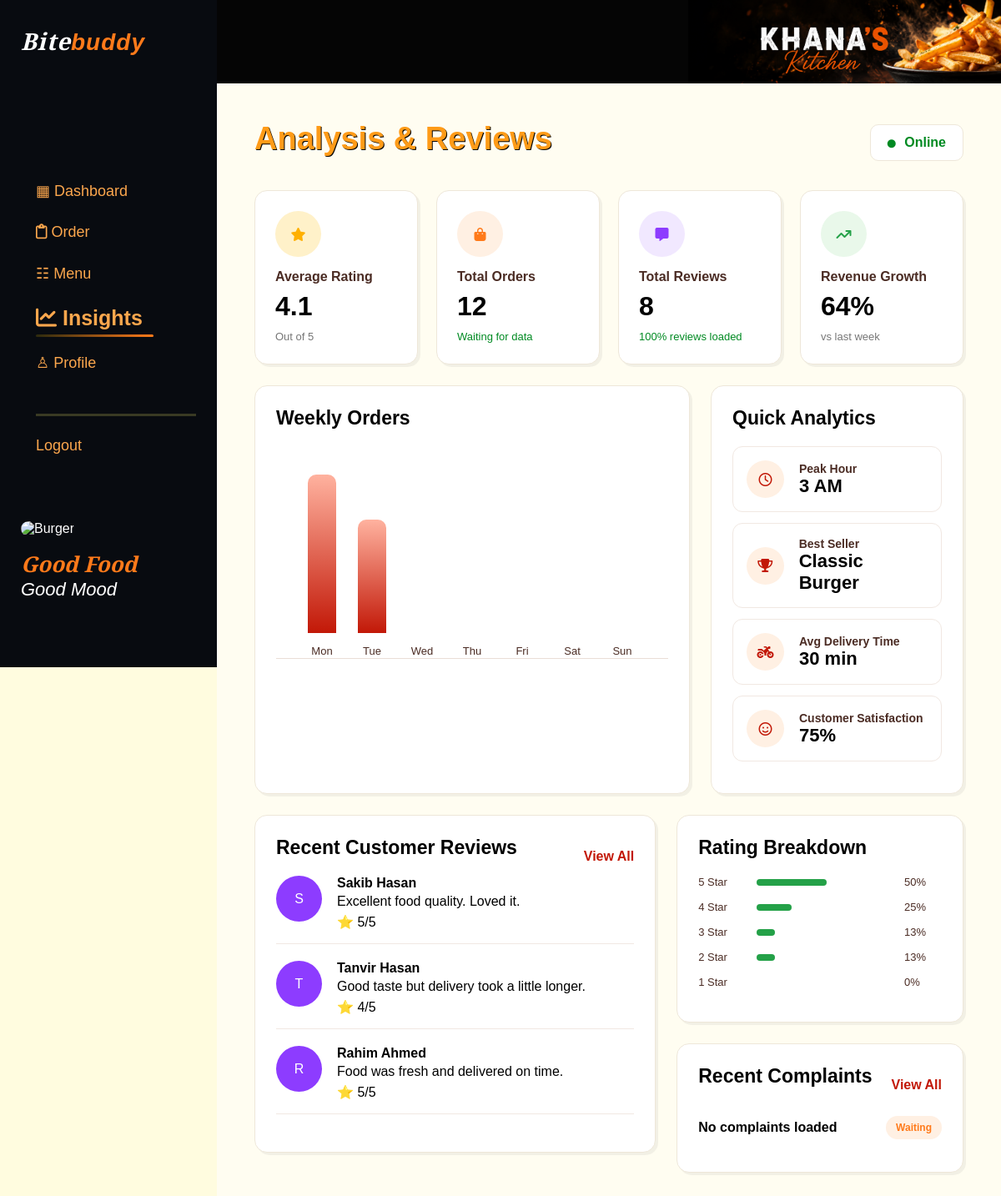
The app's page /restaurantManager/view/insights.php with its own data.
### tables this page shows
CREATE TABLE `reviews` (
  `id` int(10) UNSIGNED NOT NULL,
  `order_id` int(10) UNSIGNED NOT NULL,
  `customer_id` int(10) UNSIGNED NOT NULL,
  `restaurant_id` int(10) UNSIGNED NOT NULL,
  `rating` tinyint(3) UNSIGNED NOT NULL,
  `comment` text DEFAULT NULL,
  `manager_reply` text DEFAULT NULL,
  `created_at` timestamp NOT NULL DEFAULT current_timestamp()
);

CREATE TABLE `users` (
  `id` int(10) UNSIGNED NOT NULL,
  `name` varchar(120) NOT NULL,
  `email` varchar(191) NOT NULL,
  `password_hash` varchar(255) DEFAULT NULL,
  `phone` varchar(30) DEFAULT NULL,
  `role` enum('customer','manager','agent','admin') NOT NULL,
  `profile_pic` varchar(255) DEFAULT NULL,
  `is_active` tinyint(1) NOT NULL DEFAULT 1,
  `created_at` timestamp NOT NULL DEFAULT current_timestamp()
);

### restaurantManager/view/insights.php (the view, shortened to what this page needs)
<?php
include '../../dirCommon/dbconnect.php';
$restaurantId = 7;
$totalOrders = mysqli_fetch_assoc(mysqli_query($conn,
    "SELECT COUNT(*) AS total FROM orders WHERE restaurant_id = $restaurantId"
))['total'] ?? 0;
$totalReviews = mysqli_fetch_assoc(mysqli_query($conn,
    "SELECT COUNT(*) AS total FROM reviews WHERE restaurant_id = $restaurantId"
))['total'] ?? 0;
$averageRating = mysqli_fetch_assoc(mysqli_query($conn,
    "SELECT AVG(rating) AS avg_rating FROM reviews WHERE restaurant_id = $restaurantId"
))['avg_rating'] ?? 0;
$averageRating = number_format($averageRating, 1);
$reviewGrowth =  100 ;
$bestSellerResult = mysqli_query($conn, "
    SELECT m.name, SUM(oi.quantity) AS total_sold
    FROM order_items oi
    JOIN menu_items m ON oi.menu_item_id = m.id
    JOIN orders o ON oi.order_id = o.id
    WHERE o.restaurant_id = $restaurantId
    GROUP BY m.id
    ORDER BY total_sold DESC
    LIMIT 1
");
$bestSellerRow = mysqli_fetch_assoc($bestSellerResult);
$bestSeller = $bestSellerRow['name'] ?? '--';
$avgDeliveryResult = mysqli_query($conn, "
    SELECT AVG(estimated_delivery_minutes) AS avg_time
    FROM orders
    WHERE restaurant_id = $restaurantId
");
$avgDeliveryRow = mysqli_fetch_assoc($avgDeliveryResult);
$avgDeliveryTime = round($avgDeliveryRow['avg_time'] ?? 0);
$positiveReviews = mysqli_fetch_assoc(mysqli_query($conn,
    "SELECT COUNT(*) AS total FROM reviews
     WHERE restaurant_id = $restaurantId AND rating >= 4"
))['total'] ?? 0;
$customerSatisfaction = $totalReviews > 0
    ? round(($positiveReviews / $totalReviews) * 100)
    : 0;
    $rating5 = mysqli_fetch_assoc(mysqli_query($conn,
    "SELECT COUNT(*) AS total FROM reviews WHERE restaurant_id = $restaurantId AND rating = 5"
))['total'] ?? 0;
$rating4 = mysqli_fetch_assoc(mysqli_query($conn,
    "SELECT COUNT(*) AS total FROM reviews WHERE restaurant_id = $restaurantId AND rating = 4"
))['total'] ?? 0;
$rating3 = mysqli_fetch_assoc(mysqli_query($conn,
    "SELECT COUNT(*) AS total FROM reviews WHERE restaurant_id = $restaurantId AND rating = 3"
))['total'] ?? 0;
$rating2 = mysqli_fetch_assoc(mysqli_query($conn,
    "SELECT COUNT(*) AS total FROM reviews WHERE restaurant_id = $restaurantId AND rating = 2"
))['total'] ?? 0;
$rating1 = mysqli_fetch_assoc(mysqli_query($conn,
    "SELECT COUNT(*) AS total FROM reviews WHERE restaurant_id = $restaurantId AND rating = 1"
))['total'] ?? 0;
$peakHourQuery = "
SELECT HOUR(created_at) AS peak_hour, COUNT(*) AS total_orders
FROM orders
WHERE restaurant_id = $restaurantId
GROUP BY HOUR(created_at)
ORDER BY total_orders DESC
LIMIT 1
";
$peakHourResult = mysqli_query($conn, $peakHourQuery);
$peakHour = "--";
if(mysqli_num_rows($peakHourResult) > 0){
    $peakData = mysqli_fetch_assoc($peakHourResult);
    $hour = $peakData['peak_hour'];
    if($hour == 0){
        $peakHour = "12 AM";
    } elseif($hour < 12){
        $peakHour = $hour . " AM";
    } elseif($hour == 12){
        $peakHour = "12 PM";
    } else {
        $peakHour = ($hour - 12) . " PM";
    }
}
$rating5Percent = $totalReviews > 0 ? round(($rating5 / $totalReviews) * 100) : 0;
$rating4Percent = $totalReviews > 0 ? round(($rating4 / $totalReviews) * 100) : 0;
$rating3Percent = $totalReviews > 0 ? round(($rating3 / $totalReviews) * 100) : 0;
$rating2Percent = $totalReviews > 0 ? round(($rating2 / $totalReviews) * 100) : 0;
$rating1Percent = $totalReviews > 0 ? round(($rating1 / $totalReviews) * 100) : 0;
$weeklyOrders = [
    'Mon' => 0,
    'Tue' => 0,
    'Wed' => 0,
    'Thu' => 0,
    'Fri' => 0,
    'Sat' => 0,
    'Sun' => 0
];
$weeklyQuery = "
SELECT DAYNAME(created_at) AS order_day, COUNT(*) AS total
FROM orders
WHERE restaurant_id = $restaurantId
GROUP BY DAYNAME(created_at)
";
$weeklyResult = mysqli_query($conn, $weeklyQuery);
while ($row = mysqli_fetch_assoc($weeklyResult)) {
    $day = substr($row['order_day'], 0, 3);
    $weeklyOrders[$day] = $row['total'];
}
$maxWeeklyOrder = max($weeklyOrders);
?>
<!DOCTYPE html>
<html lang="en">
<head>
    <link rel="stylesheet" href="https://cdnjs.cloudflare.com/ajax/libs/font-awesome/6.5.1/css/all.min.css">
    <link rel="stylesheet" href="../assets/css/manager-dashboard.css">
</head>
<body>
<div class="app">
    <aside class="sidebar">
        <div class="brand">
            <div>
                <h2>Bite<span>buddy</span></h2>
            </div>
        </div>
        <nav class="menu">
            <a href="dashboard.php">
                <span class="menu-icon">▦</span>
                <span>Dashboard</span>
            </a>
            <a href="orders.php">
                <span class="menu-icon">
                    <i class="fa-regular fa-clipboard"></i>
                </span>
                <span>Order</span>
            </a>
            <a href="menu.php">
                <span class="menu-icon">☷</span>
                <span>Menu</span>
            </a>
            <a href="insights.php" class="active">
                <span class="menu-icon">
                    <i class="fa-solid fa-chart-line"></i>
                </span>
                <span>Insights</span>
            </a>
            <a href="profile.php">
                <span class="menu-icon">♙</span>
                <span>Profile</span>
            </a>
        </nav>
         <a href="#" class="logout" onclick="confirmLogout(event)">Logout</a>
        <div class="promo">
            <img src="../assets/images/burger.png" alt="Burger">
            <h3>Good Food</h3>
            <p>Good Mood</p>
        </div>
    </aside>
    <main class="main-content">
        <header class="page-topbar">
            <div class="topbar-bg"></div>
        </header>
        <section class="insights-page">
            <div class="insights-header">
                <div>
                    <h1>Analysis & Reviews</h1>
                </div>
                <div class="online-pill">
                    <i class="fa-solid fa-circle"></i>
                    <span id="insightRestaurantStatus">Online</span>
                </div>
            </div>
            <section class="insight-cards">
                <div class="insight-card" data-card="average-rating">
                    <i class="fa-solid fa-star yellow-circle"></i>
                    <p>Average Rating</p>
                    <h3 id="averageRating"><?php echo $averageRating; ?></h3>
                    <span>Out of 5</span>
                </div>
                <div class="insight-card" data-card="total-orders">
                    <i class="fa-solid fa-bag-shopping orange-circle"></i>
                    <p>Total Orders</p>
                   <h3 id="insightTotalOrders"><?php echo $totalOrders; ?></h3>
                    <span class="green-text" id="orderGrowthText">Waiting for data</span>
                </div>
                <div class="insight-card" data-card="total-reviews">
                    <i class="fa-solid fa-message purple-circle"></i>
                        <p>Total Reviews</p>
                        <h3 id="totalReviews"><?php echo $totalReviews; ?></h3>
                           <span class="green-text" id="reviewGrowthText">
                                   <?php echo $reviewGrowth; ?>% reviews loaded
                           </span>
                </div>
                <div class="insight-card" data-card="revenue-growth">
                     <i class="fa-solid fa-arrow-trend-up green-circle"></i>
                    <p>Revenue Growth</p>
                     <h3 id="revenueGrowth">64%</h3>
                     <span>vs last week</span>
                </div>
            </section>
            <section class="insights-grid">
                <div class="insight-box chart-box">
                    <h2>Weekly Orders</h2>
                    <div class="bar-chart" id="weeklyOrdersChart">
                        <div class="bar-item" data-day="Mon">
                            <div class="bar" id="barMon" style="height: <?php echo ($weeklyOrders['Mon'] / $maxWeeklyOrder) * 190; ?>px;"></div><span>Mon</span>
                        </div>
                        <div class="bar-item" data-day="Tue">
                          <div class="bar" id="barTue" style="height: <?php echo ($weeklyOrders['Tue'] / $maxWeeklyOrder) * 190; ?>px;"></div>  <span>Tue</span>
                        </div>
                        <div class="bar-item" data-day="Wed">
                            <div class="bar" id="barWed" style="height: <?php echo ($weeklyOrders['Wed'] / $maxWeeklyOrder) * 190; ?>px;"></div><span>Wed</span>
                        </div>
                        <div class="bar-item" data-day="Thu">
                           <div class="bar" id="barThu" style="height: <?php echo ($weeklyOrders['Thu'] / $maxWeeklyOrder) * 190; ?>px;"></div> <span>Thu</span>
                        </div>
                        <div class="bar-item" data-day="Fri">
                            <div class="bar" id="barFri" style="height: <?php echo ($weeklyOrders['Fri'] / $maxWeeklyOrder) * 190; ?>px;"></div><span>Fri</span>
                        </div>
                        <div class="bar-item" data-day="Sat">
                            <div class="bar" id="barSat" style="height: <?php echo ($weeklyOrders['Sat'] / $maxWeeklyOrder) * 190; ?>px;"></div> <span>Sat</span>
                        </div>
                        <div class="bar-item" data-day="Sun">
                            <div class="bar" id="barSun" style="height: <?php echo ($weeklyOrders['Sun'] / $maxWeeklyOrder) * 190; ?>px;"></div> <span>Sun</span>
                        </div>
                    </div>
                </div>
                <div class="insight-box quick-box">
                    <h2>Quick Analytics</h2>
                    <div class="quick-row">
                        <i class="fa-regular fa-clock"></i>
                        <div>
                            <p>Peak Hour</p>
                            <h3><?php echo $peakHour; ?></h3>
                        </div>
                    </div>
                    <div class="quick-row">
                        <i class="fa-solid fa-trophy"></i>
                        <div>
                            <p>Best Seller</p>
                            <h3 id="bestSeller"><?php echo $bestSeller; ?></h3>
                        </div>
                    </div>
                    <div class="quick-row">
                        <i class="fa-solid fa-motorcycle"></i>
                        <div>
                            <p>Avg Delivery Time</p>
                           <h3 id="avgDeliveryTime"><?php echo $avgDeliveryTime; ?> min</h3>
                        </div>
                    </div>
                    <div class="quick-row">
                        <i class="fa-regular fa-face-smile"></i>
                        <div>
                            <p>Customer Satisfaction</p>
                           <h3 id="customerSatisfaction"><?php echo $customerSatisfaction; ?>%</h3>
                        </div>
                    </div>
                </div>
            </section>
            <section class="insights-grid bottom-grid">
                <div class="insight-box reviews-box">
                    <div class="box-title">
                        <h2>Recent Customer Reviews</h2>
                        <a href="#" id="viewAllReviews">View All</a>
                    </div>
                    <div id="reviewsContainer">
                       <?php
$reviewQuery = "
SELECT reviews.*, users.name
FROM reviews
JOIN users ON reviews.customer_id = users.id
WHERE reviews.restaurant_id = $restaurantId
ORDER BY reviews.created_at DESC
LIMIT 100
";
$reviewResult = mysqli_query($conn, $reviewQuery);
if(mysqli_num_rows($reviewResult) > 0){
    while($review = mysqli_fetch_assoc($reviewResult)){
?>
<div class="review-item review-hidden">
    <div class="review-avatar">
        <?php echo strtoupper(substr($review['name'],0,1)); ?>
    </div>
    <div class="review-content">
        <h4><?php echo $review['name']; ?></h4>
        <p>
            <?php echo $review['comment']; ?>
        </p>
        <span>
            ⭐ <?php echo $review['rating']; ?>/5
        </span>
    </div>
</div>
<?php
    }
}else{
    echo "<p>No reviews found.</p>";
}
?>
                    </div>
                </div>
                <div>
                    <div class="insight-box rating-box">
                        <h2>Rating Breakdown</h2>
                        <div class="rating-line">
                            <span>5 Star</span>
                            <b id="fiveStarBar" style="width:<?php echo $rating5Percent; ?>%"></b>
                            <p id="fiveStarPercent"><?php echo $rating5Percent; ?>%</p>
                        </div>
                        <div class="rating-line">
                            <span>4 Star</span>
                            <b id="fourStarBar" style="width:<?php echo $rating4Percent; ?>%"></b>
                            <p id="fourStarPercent"><?php echo $rating4Percent; ?>%</p>
                        </div>
                        <div class="rating-line">
                            <span>3 Star</span>
                            <b id="threeStarBar" style="width:<?php echo $rating3Percent; ?>%"></b>
                            <p id="threeStarPercent"><?php echo $rating3Percent; ?>%</p>
                        </div>
                        <div class="rating-line">
                            <span>2 Star</span>
                            <b id="twoStarBar" style="width:<?php echo $rating2Percent; ?>%"></b>
                            <p id="twoStarPercent"><?php echo $rating2Percent; ?>%</p>
                        </div>
                        <div class="rating-line">
                            <span>1 Star</span>
                            <p id="oneStarPercent"><?php echo $rating1Percent; ?>%</p>
                        </div>
                    </div>
                    <div class="insight-box complaint-box">
                        <div class="box-title">
                            <h2>Recent Complaints</h2>
                            <a href="#" data-action="view-all-complaints">View All</a>
                        </div>
                        <div id="complaintsContainer">
                            <div class="complaint-row" data-complaint-id="">
                                <p>No complaints loaded</p>
                                <span class="pending">Waiting</span>
                            </div>
                        </div>
                    </div>
                </div>
            </section>
        </section>
    </main>
</div>
</body>
</html>

### records on screen
reviews: customer.name "S", customer.name "Sakib Hasan", comment "Excellent food quality. Loved it.", rating "5"
reviews: customer.name "T", customer.name "Tanvir Hasan", comment "Good taste but delivery took a little longer.", rating "4"
reviews: customer.name "R", customer.name "Rahim Ahmed", comment "Food was fresh and delivered on time.", rating "5"

### other values on screen
$averageRating "4.1"
$totalOrders "12"
$totalReviews "8"
$reviewGrowth "100"
$peakHour "3 AM"
$bestSeller "Classic Burger"
$avgDeliveryTime "30"
$customerSatisfaction "75"
$rating5Percent "50"
$rating4Percent "25"
$rating3Percent "13"
$rating2Percent "13"
$rating1Percent "0"
